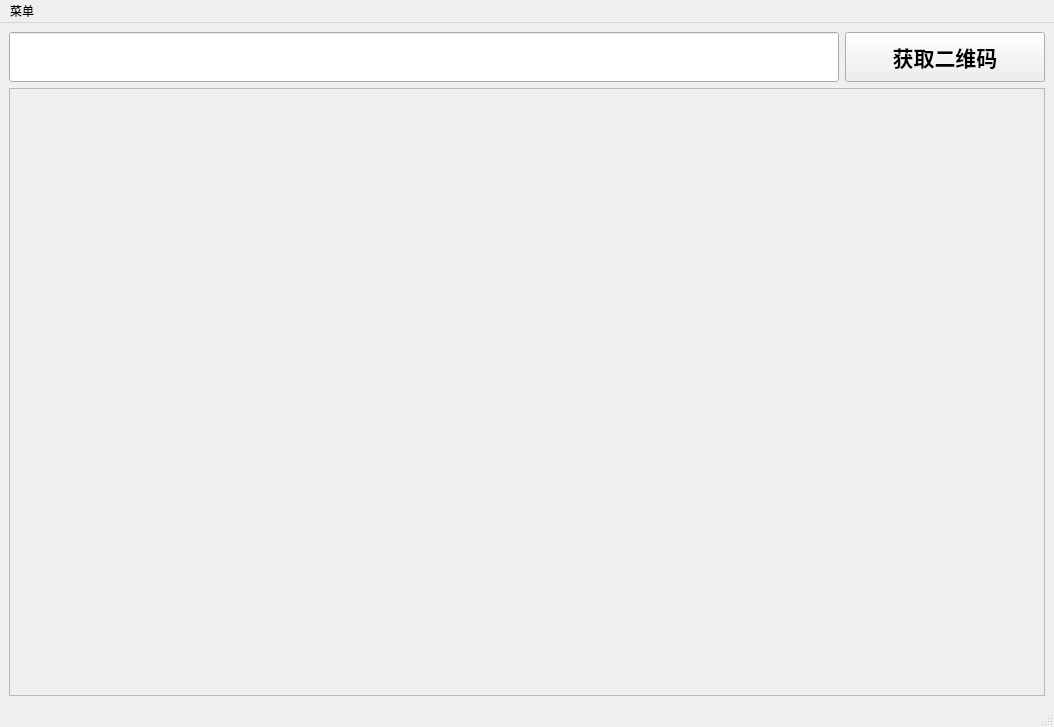
<?xml version="1.0" encoding="UTF-8"?>
<ui version="4.0">
 <class>wechatqrcode</class>
 <widget class="QMainWindow" name="wechatqrcode">
  <property name="geometry">
   <rect>
    <x>0</x>
    <y>0</y>
    <width>1054</width>
    <height>727</height>
   </rect>
  </property>
  <property name="windowTitle">
   <string>MainWindow</string>
  </property>
  <property name="autoFillBackground">
   <bool>false</bool>
  </property>
  <widget class="QWidget" name="centralwidget">
   <layout class="QGridLayout" name="gridLayout_2">
    <item row="0" column="0">
     <widget class="QLineEdit" name="lineEdit">
      <property name="minimumSize">
       <size>
        <width>0</width>
        <height>50</height>
       </size>
      </property>
     </widget>
    </item>
    <item row="0" column="1">
     <widget class="QPushButton" name="pushButton">
      <property name="minimumSize">
       <size>
        <width>200</width>
        <height>50</height>
       </size>
      </property>
      <property name="font">
       <font>
        <pointsize>16</pointsize>
        <weight>75</weight>
        <italic>false</italic>
        <bold>true</bold>
        <underline>false</underline>
        <strikeout>false</strikeout>
        <stylestrategy>PreferAntialias</stylestrategy>
       </font>
      </property>
      <property name="toolTip">
       <string>输入公众号链接点击获取</string>
      </property>
      <property name="text">
       <string>获取二维码</string>
      </property>
      <property name="iconSize">
       <size>
        <width>32</width>
        <height>32</height>
       </size>
      </property>
     </widget>
    </item>
    <item row="1" column="0" colspan="2">
     <widget class="QScrollArea" name="scrollArea">
      <property name="widgetResizable">
       <bool>true</bool>
      </property>
      <widget class="QWidget" name="scrollAreaWidgetContents">
       <property name="geometry">
        <rect>
         <x>0</x>
         <y>0</y>
         <width>1034</width>
         <height>606</height>
        </rect>
       </property>
       <widget class="QWidget" name="gridLayoutWidget">
        <property name="geometry">
         <rect>
          <x>0</x>
          <y>0</y>
          <width>1031</width>
          <height>601</height>
         </rect>
        </property>
        <layout class="QGridLayout" name="gridLayout"/>
       </widget>
      </widget>
     </widget>
    </item>
   </layout>
  </widget>
  <widget class="QMenuBar" name="menubar">
   <property name="geometry">
    <rect>
     <x>0</x>
     <y>0</y>
     <width>1054</width>
     <height>23</height>
    </rect>
   </property>
   <widget class="QMenu" name="menu">
    <property name="title">
     <string>菜单</string>
    </property>
   </widget>
   <addaction name="menu"/>
  </widget>
  <widget class="QStatusBar" name="statusbar"/>
 </widget>
 <resources/>
 <connections/>
</ui>
